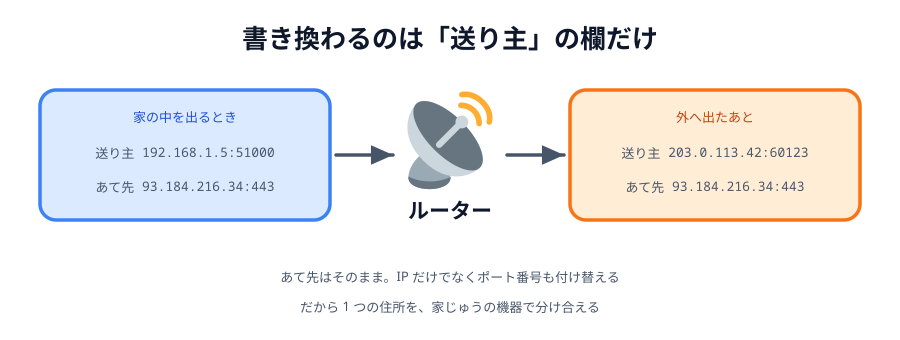

Generate this figure with Python:
# 02-rewrite.svg
# スキーマ: SOURCE-PATH-GOAL（荷物が通る）+ CONTACT（通過点で送り主の欄が書き換わる）

import sys

sys.path.insert(0, "/Users/seekseep/.claude/skills/genfig")
from genfig import Canvas, PALETTE

c = Canvas(900, 340)
c.text(450, 48, "書き換わるのは「送り主」の欄だけ", scale="xl")

before = c.sticky(40, 90, 290, 130, color="blue")
c.text(185, 122, "家の中を出るとき", scale="sm", fill=PALETTE["blue"]["text"])
c.text(185, 158, "送り主 192.168.1.5:51000", scale="sm", font="technical")
c.text(185, 192, "あて先 93.184.216.34:443", scale="sm", font="technical")

router = c.node(450, 155, "ルーター", emoji_cp="1f4e1", color="yellow", w=130, h=110)

after = c.sticky(570, 90, 290, 130, color="orange")
c.text(715, 122, "外へ出たあと", scale="sm", fill=PALETTE["orange"]["text"])
c.text(715, 158, "送り主 203.0.113.42:60123", scale="sm", font="technical")
c.text(715, 192, "あて先 93.184.216.34:443", scale="sm", font="technical")

c.link(before, router)
c.link(router, after)

c.text(450, 282, "あて先はそのまま。IP だけでなくポート番号も付け替える", scale="sm")
c.text(450, 312, "だから 1 つの住所を、家じゅうの機器で分け合える", scale="sm")

c.save("02-rewrite.svg")
